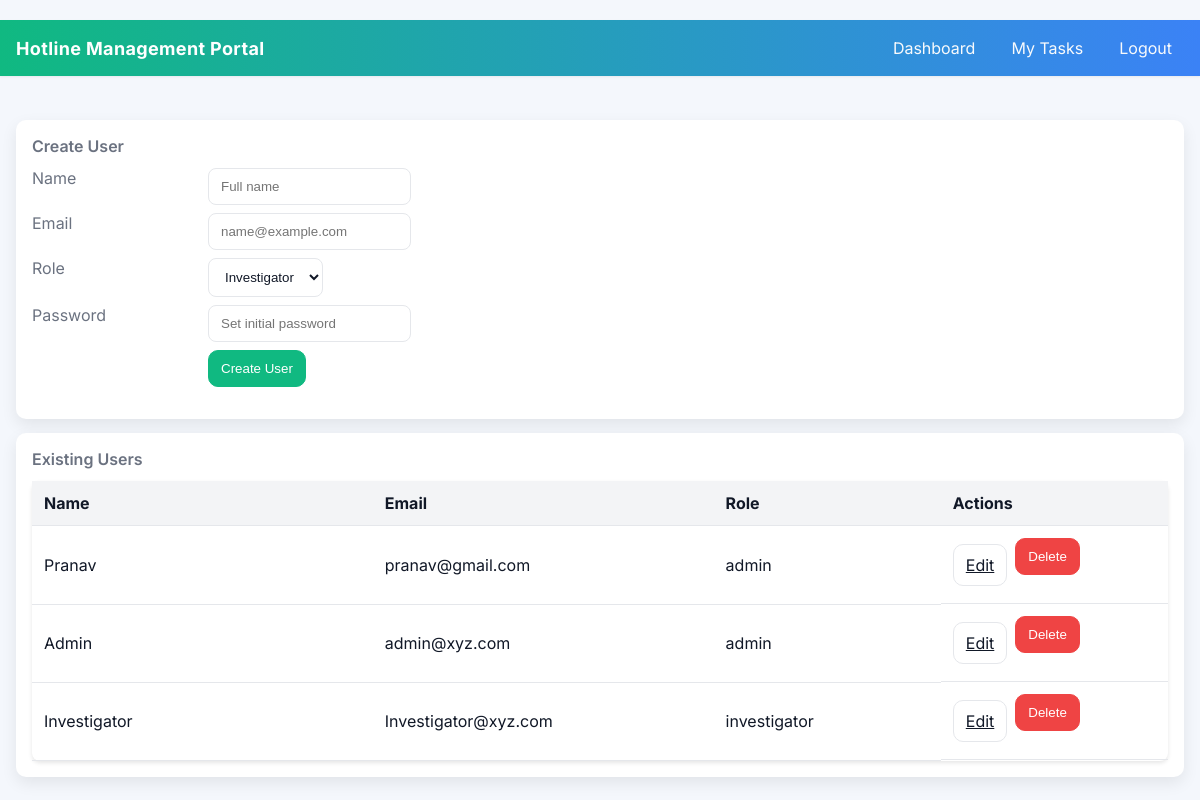
Screenshot of /users (signed in) with the database file from the repository.
### models.py (models this page shows, shortened)
class User(db.Model):
    id = db.Column(db.Integer, primary_key=True)
    name = db.Column(db.String(100), nullable=False)
    email = db.Column(db.String(100), nullable=False, unique=True)
    role = db.Column(db.String(50), nullable=False, default='investigator')  # 'investigator' or 'admin'
    password_hash = db.Column(db.String(128), nullable=False)

### routes.py (the view, shortened to what this page needs)
    @app.route('/users', methods=['GET', 'POST'])
    def manage_users():
        if not session.get('user_id'):
            return redirect(url_for('login'))
        users = User.query.all()
        return render_template('dashboard/users.html', users=users)

### templates/dashboard/users.html (shortened to what this page needs)
﻿<!DOCTYPE html>
<html lang="en">
<head>
    <link href="{{ url_for('static', filename='css/style.css') }}" rel="stylesheet">
    </head>
<body>
{% include 'partials/header.html' %}
<div class="container">
    <div class="card">
        <h2 class="page-title">Create User</h2>
        <form method="POST" class="detail-grid" style="grid-template-columns: 160px 1fr;">
            <div class="label">Name</div>
            <div><input type="text" id="name" name="name" placeholder="Full name" required></div>
            <div class="label">Email</div>
            <div><input type="email" id="email" name="email" placeholder="name@example.com" required></div>
            <div class="label">Role</div>
            <div>
                <select id="role" name="role" required>
                    <option value="investigator">Investigator</option>
                </select>
            </div>
            <div class="label">Password</div>
            <div><input type="password" id="password" name="password" placeholder="Set initial password" required></div>
            <div></div>
            <div><button type="submit" class="btn primary">Create User</button></div>
        </form>
    </div>
    <div style="height:14px"></div>
    <div class="card reports">
        <h2 class="page-title">Existing Users</h2>
        <table>
            <thead>
                <tr>
                    <th style="width:30%">Name</th>
                    <th style="width:30%">Email</th>
                    <th style="width:20%">Role</th>
                    <th style="width:20%">Actions</th>
                </tr>
            </thead>
            <tbody>
                {% for user in users %}
                <tr>
                    <td>{{ user.name }}</td>
                    <td>{{ user.email }}</td>
                    <td>{{ user.role }}</td>
                    <td class="actions">
                        <a class="btn" href="{{ url_for('edit_user', user_id=user.id) }}">Edit</a>
                        <form method="POST" action="{{ url_for('delete_user', user_id=user.id) }}" onsubmit="confirmDelete(event)">
                            <button type="submit" class="btn danger">Delete</button>
                        </form>
                    </td>
                </tr>
                {% endfor %}
            </tbody>
        </table>
    </div>
</div>
</body>
</html>

### static/css/style.css (style rules this page uses)
:root { --bg:#f4f7fc;--card:#fff;--text:#111827;--muted:#6b7280; --brand:#10b981;--brand-2:#3b82f6;--brand-3:#f59e0b;--danger:#ef4444; --border:#e5e7eb; --th-bg:#f3f4f6; --space-1:4px; --space-2:8px; --space-3:12px; --space-4:16px; --space-5:20px; --space-6:24px; --space-8:32px; --radius-sm:6px; --radius-md:10px; --radius-lg:14px; --shadow-sm:0 1px 2px rgba(0,0,0,.06); --shadow-md:0 6px 16px rgba(0,0,0,.08); --shadow-lg:0 20px 40px rgba(0,0,0,.12); }
* { box-sizing:border-box }
html { color-scheme: light }
body { margin:0;font-family:Inter,system-ui,-apple-system,Segoe UI,Roboto,Helvetica,Arial,sans-serif;background:var(--bg);color:var(--text) }
a { color:inherit }
.container { max-width:1400px;margin:var(--space-6) auto;padding:0 var(--space-4) }
.header, .container { transition: margin-left .25s ease }
.card { background:var(--card);border-radius:var(--radius-md);box-shadow:var(--shadow-md);padding:var(--space-4) }
.card h2,.card h3 { margin:0 0 12px;font-size:16px;color:var(--muted);font-weight:600 }
.btn { padding:10px 12px;border:1px solid var(--border);border-radius:var(--radius-md);background:var(--card);color:var(--text) }
.detail-grid input,.detail-grid select,.detail-grid textarea { padding:10px 12px;border:1px solid var(--border);border-radius:8px;background:var(--card);color:var(--text) }
.btn { cursor:pointer }
.btn.primary { background:var(--brand);border-color:var(--brand);color:#fff }
.btn.danger { background:var(--danger);border-color:var(--danger);color:#fff }
.reports table { width:100%;border-collapse:collapse;background:var(--card);border-radius:8px;box-shadow:0 2px 4px rgba(0,0,0,.1) }
.reports th,.reports td { text-align:left;padding:12px;border-bottom:1px solid var(--border) }
.reports th { background:var(--th-bg);color:var(--text) }
.detail-grid { display:grid;grid-template-columns:160px 1fr;gap:8px 16px }
.detail-grid .label { color:var(--muted) }
.page-title { margin:16px 0 12px }
body,.card,.container,.reports table,.reports th,.reports td,input,select,textarea,.btn { transition: background-color .2s ease, color .2s ease, border-color .2s ease; }

### templates/dashboard/users.html (style rules this page uses)
.actions { display:flex;gap:8px;align-items:center }
.actions form { display:inline }

### rows the page displays
User: name "Pranav", email "pranav@gmail.com", role "admin"
User: name "Admin", email "admin@xyz.com", role "admin"
User: name "Investigator", email "Investigator@xyz.com", role "investigator"
